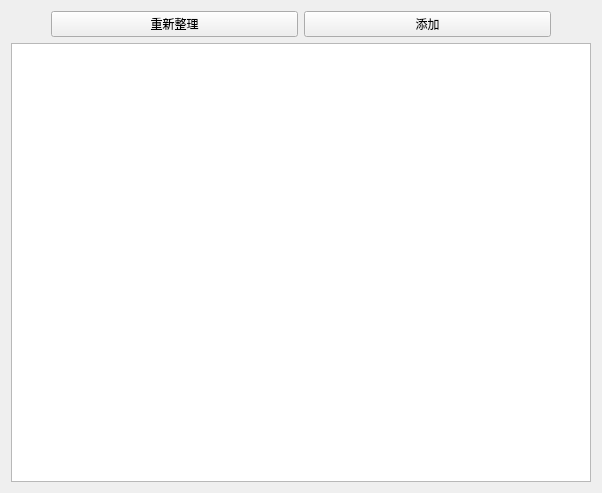
<?xml version="1.0" encoding="UTF-8"?>
<ui version="4.0">
 <class>public_user</class>
 <widget class="QWidget" name="public_user">
  <property name="geometry">
   <rect>
    <x>0</x>
    <y>0</y>
    <width>602</width>
    <height>493</height>
   </rect>
  </property>
  <property name="windowTitle">
   <string>後台人員系統</string>
  </property>
  <property name="styleSheet">
   <string notr="true">QPushButton {
	font-size:24px;
    font-family: Arial;
    color: white;
    background-color: #007BFF;
    border-radius: 8px;
    border: 1px solid #0056b3;
    /* 設定按鈕的最小尺寸 */
    min-width: 100px;
    min-height: 50px; /* 可選，設置最小高度 */
}
QPushButton:hover {
    background-color: #0056b3;
}
1</string>
  </property>
  <layout class="QGridLayout" name="gridLayout_3">
   <item row="0" column="0">
    <layout class="QGridLayout" name="gridLayout_2">
     <item row="0" column="0">
      <layout class="QVBoxLayout" name="verticalLayout_2">
       <item>
        <layout class="QHBoxLayout" name="horizontalLayout_2">
         <item>
          <layout class="QHBoxLayout" name="horizontalLayout_5">
           <item>
            <spacer name="horizontalSpacer_3">
             <property name="orientation">
              <enum>Qt::Orientation::Horizontal</enum>
             </property>
             <property name="sizeType">
              <enum>QSizePolicy::Policy::Minimum</enum>
             </property>
             <property name="sizeHint" stdset="0">
              <size>
               <width>40</width>
               <height>20</height>
              </size>
             </property>
            </spacer>
           </item>
           <item>
            <widget class="QPushButton" name="refresh_button_2">
             <property name="styleSheet">
              <string notr="true"/>
             </property>
             <property name="text">
              <string>重新整理</string>
             </property>
            </widget>
           </item>
           <item>
            <widget class="QPushButton" name="add_button_2">
             <property name="text">
              <string>添加</string>
             </property>
            </widget>
           </item>
           <item>
            <spacer name="horizontalSpacer_4">
             <property name="orientation">
              <enum>Qt::Orientation::Horizontal</enum>
             </property>
             <property name="sizeType">
              <enum>QSizePolicy::Policy::Minimum</enum>
             </property>
             <property name="sizeHint" stdset="0">
              <size>
               <width>40</width>
               <height>20</height>
              </size>
             </property>
            </spacer>
           </item>
          </layout>
         </item>
        </layout>
       </item>
      </layout>
     </item>
     <item row="1" column="0">
      <widget class="QTableWidget" name="tableWidget_2"/>
     </item>
    </layout>
   </item>
  </layout>
 </widget>
 <resources/>
 <connections/>
</ui>
